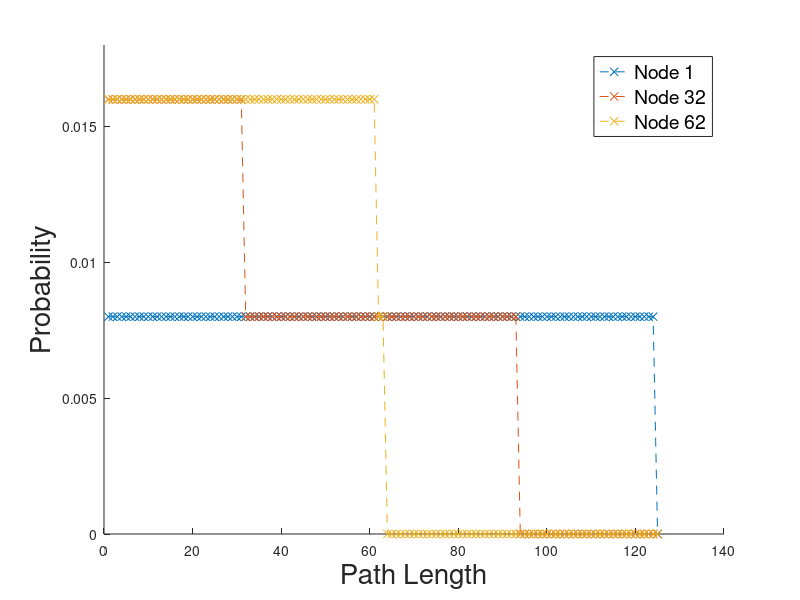

The MATLAB script that drew this image:
clear;
font_size = 20;

num_nodes=125;
N=num_nodes;
x = 1:num_nodes;
i_set = [1,32,62];
exp_TF = zeros(1,length(i_set));

hold on;
for i=i_set
    pdf_PL = zeros(1, num_nodes);

    if( i > 1 )
        pdf_PL(1:i) = 2/N;
    end
    pdf_PL(i:num_nodes-i) = 1/N;
    
    exp_TF(i_set==i) = sum(x.*pdf_PL);

    plot(x, pdf_PL, '--x');
end

axis([0,140,0,0.018]);
%title('PDF of TF for Selected Nodes in Line Network', 'FontSize',font_size);
xlabel('Path Length', 'FontSize',font_size);
ylabel('Probability', 'FontSize',font_size);

t = cellstr(num2str(i_set', 'Node %i'));
h_legend = legend(t{:});
set(h_legend,'FontSize',14);

saveas(gcf, sprintf('./PL_figures/PDF_PL_line_net_%i.pdf',num_nodes));